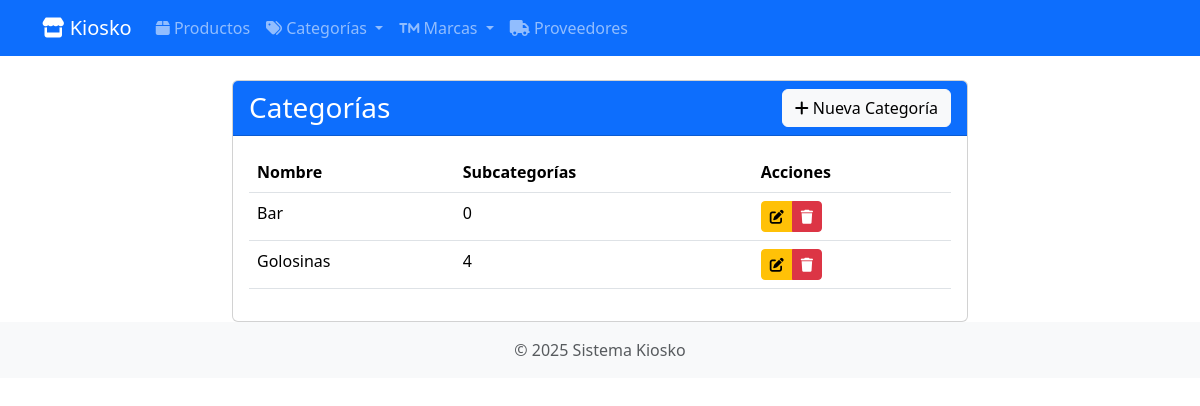
Page /categorias/ on the committed database.
### precios/models.py (models this page shows, shortened)
class Categoria(models.Model):
    nombre = models.CharField(max_length=100, unique=True)
    class Meta:
        verbose_name_plural = "Categorías"

### precios/views.py (the view)
# urls.py: path('categorias/', views.lista_categorias, name='lista_categorias'),
def lista_categorias(request):
    categorias = Categoria.objects.all().order_by('nombre')
    return render(request, 'categorias.html', {'categorias': categorias})

### precios/templates/categorias.html (shortened to what this page needs)
{% extends 'base.html' %}
{% block content %}
<div class="container mt-4">
    <div class="row">
        <div class="col-md-8 offset-md-2">
            <div class="card">
                <div class="card-header bg-primary text-white d-flex justify-content-between align-items-center">
                    <h3 class="card-title mb-0">Categorías</h3>
                    <a href="{% url 'crear_categoria' %}" class="btn btn-light">
                        <i class="fas fa-plus"></i> Nueva Categoría
                    </a>
                </div>
                <div class="card-body">
                    <table class="table">
                        <thead>
                            <tr>
                                <th>Nombre</th>
                                <th>Subcategorías</th>
                                <th>Acciones</th>
                            </tr>
                        </thead>
                        <tbody>
                            {% for categoria in categorias %}
                            <tr>
                                <td>{{ categoria.nombre }}</td>
                                <td>{{ categoria.subcategorias.count }}</td>
                                <td>
                                    <div class="btn-group">
                                        <a href="#" class="btn btn-sm btn-warning">
                                            <i class="fas fa-edit"></i>
                                        </a>
                                        <a href="#" class="btn btn-sm btn-danger">
                                            <i class="fas fa-trash"></i>
                                        </a>
                                    </div>
                                </td>
                            </tr>
                            {% empty %}
                            <tr>
                                <td colspan="3" class="text-center">No hay categorías registradas</td>
                            </tr>
                            {% endfor %}
                        </tbody>
                    </table>
                </div>
            </div>
        </div>
    </div>
</div>
{% endblock %}

### rows in the picture
Categoria: nombre "Bar", subcategorias.count "0"
Categoria: nombre "Golosinas", subcategorias.count "4"
